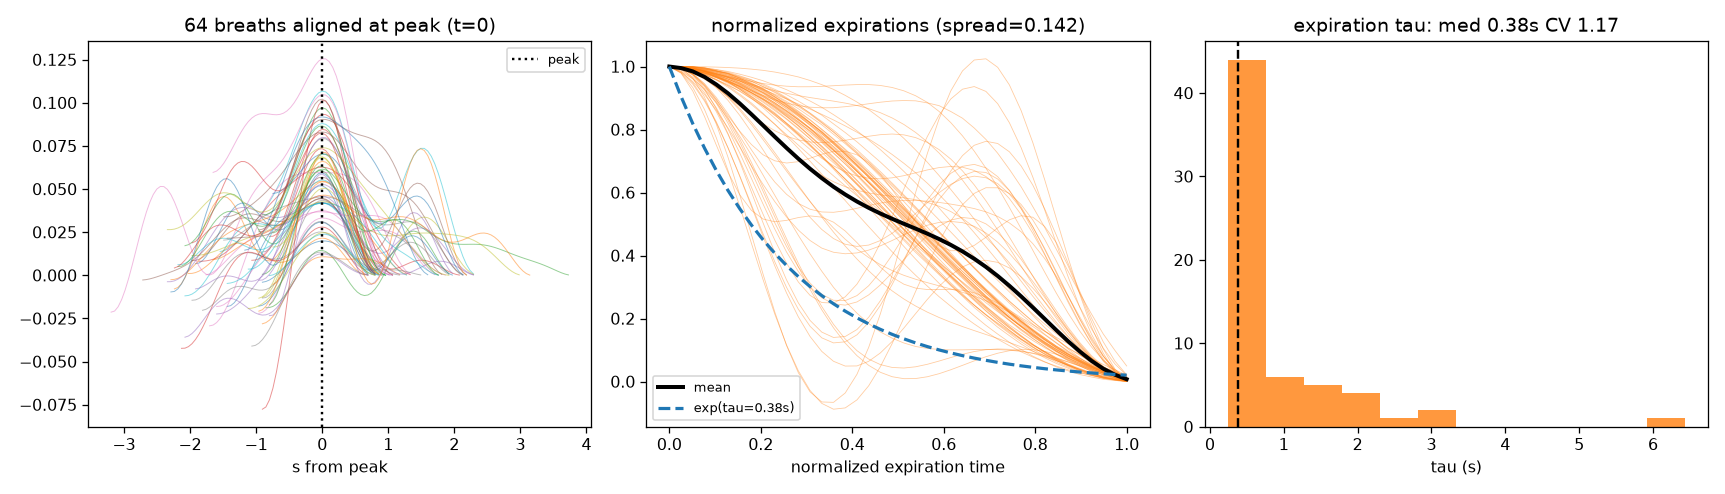

Here is the Python script that generated this plot:
"""Test the PREMISE of predict-and-subtract HR: is expiration (e) a stable, predictable
shape (passive exponential recoil) that can be predicted from the inspiration peak?

Measures, on a regular breathing segment:
  - I:E ratio stability (Ti vs Te per breath, CV)
  - shape reproducibility: normalized inspiration & expiration overlaid -> fixed shape?
  - expiration exponential fit V=A*exp(-(t-tp)/tau): tau stability, fit R^2
Verdict: if e collapses onto one curve with stable tau, predict-subtract is viable.

    python3 breath_ie_model.py [block.npz]
"""
import sys
import numpy as np
from scipy.signal import find_peaks
from bcg_vitals import demod_channels, bandpass, sqi, RR_LO, RR_HI


def load(path):
    d = np.load(path, allow_pickle=True)
    cube = np.asarray(d["snapshots"], np.complex64)
    counts = d["counts"].astype(int); bins = d["bins"].astype(int)
    C = cube[:, :int(counts.min()), :]
    try:
        ts = np.asarray(d["frame_ts"], float)[:int(counts.min())]
        span = ts[-1] - ts[0]
        fps = (len(ts) - 1) / (span / 1000 if span > 1e4 else span)
    except KeyError:
        fps = 18.78
    return C, bins, fps


def main():
    block = sys.argv[1] if len(sys.argv) > 1 else "chairL_20260713_183514.npz"
    C, bins, fps = load(block)
    chans = demod_channels(C, bins)
    resp_sqi = np.array([sqi(bandpass(c, fps, RR_LO, RR_HI), fps, RR_LO, RR_HI) for c in chans])
    rb = int(np.argmax(resp_sqi))
    b = bandpass(chans[rb], fps, 0.08, 0.8)
    T = len(b)

    tr, _ = find_peaks(-b, distance=int(fps / RR_HI), prominence=b.std() * 0.3)
    pk, _ = find_peaks(b,  distance=int(fps / RR_HI), prominence=b.std() * 0.3)
    print(f"{block}: bin {bins[rb]} @ {fps:.2f}fps, {len(tr)} troughs {len(pk)} peaks")

    # build clean breaths: trough -> peak -> trough (need one peak strictly between)
    breaths = []
    for a, c in zip(tr[:-1], tr[1:]):
        mids = pk[(pk > a) & (pk < c)]
        if len(mids) == 1:
            breaths.append((a, int(mids[0]), c))
    print(f"clean single-peak breaths: {len(breaths)}")
    if len(breaths) < 5:
        print("too few clean breaths (irregular breathing) — predict-subtract premise weak here")

    Ti = np.array([(p - a) / fps for a, p, c in breaths])   # rise (side L)
    Te = np.array([(c - p) / fps for a, p, c in breaths])    # fall (side R)
    # orient: expiration = the LONGER passive side
    rise_is_insp = np.median(Ti) < np.median(Te)
    insp = Ti if rise_is_insp else Te
    expi = Te if rise_is_insp else Ti
    print(f"\n durations: rise {np.median(Ti):.2f}s (CV {np.std(Ti)/np.mean(Ti):.2f}), "
          f"fall {np.median(Te):.2f}s (CV {np.std(Te)/np.mean(Te):.2f})")
    print(f" -> inspiration ~{np.median(insp):.2f}s, expiration ~{np.median(expi):.2f}s, "
          f"I:E = 1:{np.median(expi)/np.median(insp):.2f}  (CV of I:E {np.std(insp/expi)/np.mean(insp/expi):.2f})")

    # exponential fit of each expiration (peak -> next trough), passive-recoil test
    taus, r2s, exps_norm = [], [], []
    for a, p, c in breaths:
        seg = b[p:c].copy()
        if len(seg) < 4:
            continue
        seg = seg - b[c]                       # baseline at end-expiration
        A = seg[0]
        if A <= 1e-9:
            continue
        tt = np.arange(len(seg)) / fps
        y = seg / A
        yy = np.clip(y, 1e-3, None)
        # log-linear fit -> tau
        good = y > 0.05
        if good.sum() < 3:
            continue
        k = np.polyfit(tt[good], np.log(yy[good]), 1)[0]
        tau = -1 / k if k < 0 else np.nan
        pred = np.exp(k * tt)
        ss = 1 - np.sum((y - pred) ** 2) / (np.sum((y - y.mean()) ** 2) + 1e-9)
        if np.isfinite(tau) and 0.05 < tau < 20:
            taus.append(tau); r2s.append(ss)
            exps_norm.append(np.interp(np.linspace(0, 1, 40), tt / tt[-1], y))
    taus = np.array(taus); r2s = np.array(r2s)
    print(f"\n expiration exponential fit ({len(taus)} breaths):")
    print(f"   tau = {np.median(taus):.2f}s  (CV {np.std(taus)/np.mean(taus):.2f})   "
          f"exp-fit R^2 median = {np.median(r2s):.2f}")

    # shape reproducibility: variance of normalized expiration across breaths
    if exps_norm:
        E = np.array(exps_norm)
        spread = np.mean(np.std(E, 0))         # avg pointwise std of normalized shape
        print(f"   normalized-expiration shape spread (0=identical) = {spread:.3f}")
        verdict = ("STRONG: e is a stable predictable shape -> predict-subtract viable"
                   if np.std(taus)/np.mean(taus) < 0.35 and np.median(r2s) > 0.8 and spread < 0.12
                   else "WEAK: e shape/tau too variable -> per-breath prediction unreliable here")
        print(f"\n VERDICT: {verdict}")

    try:
        import matplotlib; matplotlib.use("Agg"); import matplotlib.pyplot as plt
        fig, ax = plt.subplots(1, 3, figsize=(15, 4.3))
        # overlay all breaths aligned at peak
        for a, p, c in breaths:
            tt = (np.arange(a, c) - p) / fps
            ax[0].plot(tt, b[a:c] - b[c], lw=.6, alpha=.5)
        ax[0].axvline(0, color="k", ls=":", label="peak")
        ax[0].set_title(f"{len(breaths)} breaths aligned at peak (t=0)"); ax[0].set_xlabel("s from peak")
        ax[0].legend(fontsize=8)
        # normalized expirations overlaid
        if exps_norm:
            xn = np.linspace(0, 1, 40)
            for e in exps_norm:
                ax[1].plot(xn, e, "C1", lw=.5, alpha=.4)
            ax[1].plot(xn, E.mean(0), "k", lw=2.5, label="mean")
            ax[1].plot(xn, np.exp(-xn * (1/np.median(taus)) * (np.median(expi))), "C0--",
                       lw=2, label=f"exp(tau={np.median(taus):.2f}s)")
            ax[1].set_title(f"normalized expirations (spread={spread:.3f})")
            ax[1].set_xlabel("normalized expiration time"); ax[1].legend(fontsize=8)
        ax[2].hist(taus, bins=12, color="C1", alpha=.8)
        ax[2].axvline(np.median(taus), color="k", ls="--")
        ax[2].set_title(f"expiration tau: med {np.median(taus):.2f}s CV {np.std(taus)/np.mean(taus):.2f}")
        ax[2].set_xlabel("tau (s)")
        fig.tight_layout(); fig.savefig("breath_ie_model.png", dpi=115)
        print("saved breath_ie_model.png")
    except Exception as e:
        print("plot skipped:", e)


if __name__ == "__main__":
    main()
